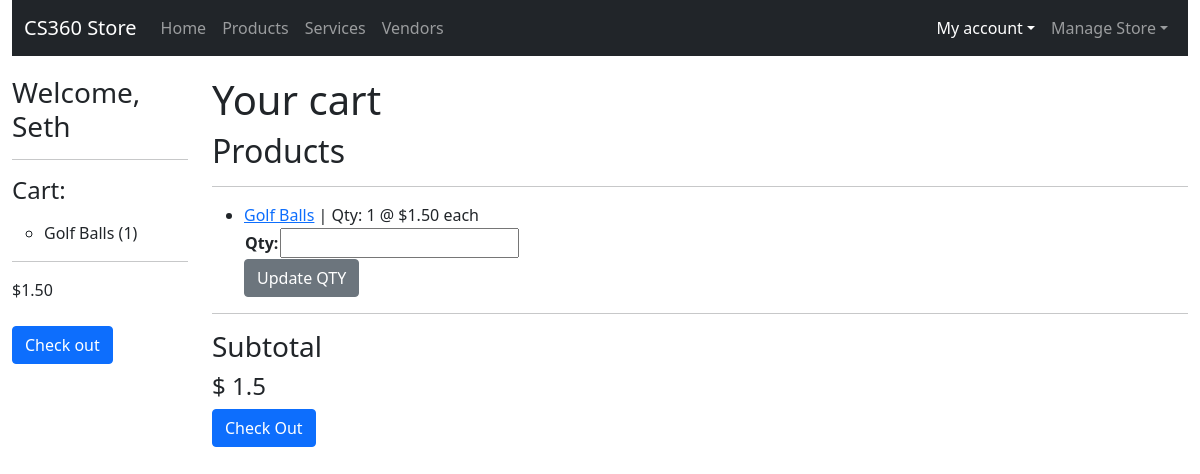
The page /store/my-cart/ (signed in) on the database its author committed.
### storeApp/models.py (models this page shows, shortened)
class CartProduct(models.Model):
    id = models.UUIDField(primary_key=True, default=uuid.uuid4, help_text="Unique ID for this product in cart", editable=False)
    cart = models.ForeignKey(Cart, on_delete=models.CASCADE,)
    product = models.ForeignKey(ProductListing, on_delete=models.RESTRICT)
    quantity = models.IntegerField(default=0, validators=[MaxValueValidator(9999)])

class ProductListing(models.Model):
    id = models.UUIDField(primary_key=True, default=uuid.uuid4, help_text="Unique ID for this particular order", editable=False)
    active = models.BooleanField(default=True)
    name = models.CharField(max_length=200, help_text="Enter a name for your product.")
    imageURL = models.URLField(max_length=200, help_text="Enter image URL", default="https://picsum.photos/400/300")
    price = models.DecimalField(decimal_places=2, max_digits=7) # allows max price of $99,999.99
    description = models.TextField()
    quantity_available = models.IntegerField(help_text="How many are available? Leave blank if unlimited.", null=True, blank=True)
    restockDate = models.DateField(help_text="Leave blank if N/A",null=True, blank=True)
    vendor = models.ForeignKey(Vendor, on_delete=models.RESTRICT)
    tags = models.ManyToManyField(ProductTag, blank=True)
    def get_absolute_url(self):
        return reverse('product-detail', args=[str(self.id)])
    def list_tags(self):
        return ', '.join(tag.name for tag in self.tags.all()[:3])
    list_tags.short_description = 'Tags'
    class Meta:
        permissions = (("can_set_active", "Set product as active"),)

class Cart(models.Model):
    id = models.UUIDField(primary_key=True, default=uuid.uuid4, help_text="Unique ID for this user's cart", editable=False)
    user = models.OneToOneField(User, on_delete=models.CASCADE, null=False)
    subtotal = models.DecimalField(decimal_places=2, max_digits=7, default=0)
    def get_subtotal(self):
        return Decimal(self.cartproduct_set.all().aggregate(total_cost=models.Sum(F('product__price') * F('quantity'))).get('total_cost') or 0)

### storeApp/views.py (the view)
# urls.py: path('my-cart/', views.MyCartListView, name='my-cart'),
@login_required
def MyCartListView(request):
    if request.user.cart:
        cart = request.user.cart
    else:
        cart = Cart(user=request.user)
        cart.save()
    cart_products = CartProduct.objects.filter(cart=cart)
    cart_services = CartService.objects.filter(cart=cart)
    cart_subtotal = cart.get_subtotal()
    context = {
        'cart_products': cart_products,
        'cart_services': cart_services,
        'subtotal': cart_subtotal,
        'cproduct_remove_form': CartProductUpdateForm(),
    }
    return render(request, 'storeApp/customers/my_cart_detail.html', context)

### storeApp/forms.py (shortened to what this page needs)
class CartProductUpdateForm(forms.Form):
    qty = forms.IntegerField()

### storeApp/templates/storeApp/customers/my_cart_detail.html (shortened to what this page needs)
{% extends "base_generic.html" %}
{% block content %}
    <h1>Your cart</h1>
    {% if cart_products.all %}
    <h2>Products</h2>
    <hr/>
    <ul>
        {% for cproduct in cart_products.all %}
        <li><a href="{{ cproduct.product.get_absolute_url }}">{{ cproduct.product.name }}</a> | Qty: {{ cproduct.quantity }} @  ${{ cproduct.product.price }} each
        <form method="post" action="{% url 'my-cart-remove-product' pID=cproduct.product.id %}">
        <table>
            {{ cproduct_remove_form.as_table }}
        </table>
        <button type="submit" class="btn btn-secondary">Update QTY</button>
        </form></li>
        {% endfor %}
    </ul>
    <hr/>
    {% endif %}
    <h3>Subtotal</h3>
    <h4>$ {{ subtotal }}</h4>
    <a href="{% url 'check-out' %}" class="btn btn-primary">Check Out</a>
{% endblock content %}

### storeApp/templates/base_generic.html (shortened to what this page needs)
<!DOCTYPE html>
<html lang="en">
<head>
  <link href="https://cdn.jsdelivr.net/npm/bootstrap@5.0.2/dist/css/bootstrap.min.css" rel="stylesheet">
  {% load static %}
  <link rel="stylesheet" href="{% static 'css/styles.css' %}">
</head>
<body>
  <div class="container-fluid">
    <nav class="navbar navbar-expand-md navbar-dark bg-dark" aria-label="Fourth navbar example">
      <div class="container-fluid">
        <a class="navbar-brand" href="{% url 'index' %}">CS360 Store</a>
        <div class="collapse navbar-collapse" id="navbarsExample04">
          <ul class="navbar-nav me-auto mb-2 mb-md-0">
            <li class="nav-item"><a class="nav-link {% if request.resolver_match.url_name == 'index' %}active{% endif %}" href="{% url 'index' %}">Home</a></li>
            <li class="nav-item"><a class="nav-link {% if request.resolver_match.url_name == 'products' %}active{% endif %}" href="{% url 'products' %}">Products</a></li>
            <li class="nav-item"><a class="nav-link {% if request.resolver_match.url_name == 'services' %}active{% endif %}" href="{% url 'services' %}">Services</a></li>
            <li class="nav-item"><a class="nav-link {% if request.resolver_match.url_name == 'vendors' %}active{% endif %}" href="{% url 'vendors' %}">Vendors</a></li>
          </ul>
          <ul class="navbar-nav">
            {% if user.is_authenticated %}
            <li class="nav-item dropdown">
              <a class="nav-link dropdown-toggle {% if request.resolver_match.url_name == 'my-cart' or request.resolver_match.url_name == 'my-orders' or request.resolver_match.url_name == 'logout' %}active{% endif %}" href="#" id="dropdown04" data-bs-toggle="dropdown" aria-expanded="false">My account</a>
            </li>
            {% else %}
            <li class="nav-item"><a class="nav-link" href="{% url 'login' %}">Log in</a></li>
            {% endif %}
            {% if perms.storeApp.can_set_active %}
            <li class="nav-item dropdown">
              <a class="nav-link dropdown-toggle " href="#" id="dropdown05" data-bs-toggle="dropdown" aria-expanded="false">Manage Store</a>
            </li>
            {% endif %}
          </ul>
        </div>
      </div>
    </nav>
    <div class="row">
      <div class="col-sm-2">
      {% block sidebar %}
        <ul class="sidebar-nav">
          {% if user.is_authenticated %}
          <h3>Welcome, {{ user.first_name }}</h3>
          {% endif %}
          {% if user.cart.cartproduct_set.all or user.cart.cartservice_set.all %}
          <hr/>
          <h4 class="mb-3">Cart:</h4>
          {% else %}
          <p>Add something to your cart to get started!</p>
          {% endif %}
          {% if user.cart.cartproduct_set.all %}
            <ul>
              {% for cproduct in  user.cart.cartproduct_set.all %}
              <li>{{ cproduct.product.name }} ({{ cproduct.quantity }})</li>
              {% endfor %}
            </ul>
            <hr/>
            <p>${{ user.cart.subtotal }}</p>
            <a class="btn btn-primary mt-2" href="{% url 'my-cart' %}">Check out</a>
          {% endif %}
     {% endblock %}
      </div>
      <div class="col-sm-10 ">{% block content %}{% endblock %}</div>
    </div>
  </div>
</body>
</html>

### storeApp/static/css/styles.css (style rules this page uses)
.sidebar-nav { margin-top: 20px; padding: 0; list-style: none; }
h1 { margin-top: 20px; }

### rows shown on the page
CartProduct: product.name "Golf Balls", quantity "1", product.price "1.50"

### other values the page prints
{{ user.first_name }} "Seth"
{{ user.cart.subtotal }} "1.50"
{{ subtotal }} "1.5"
